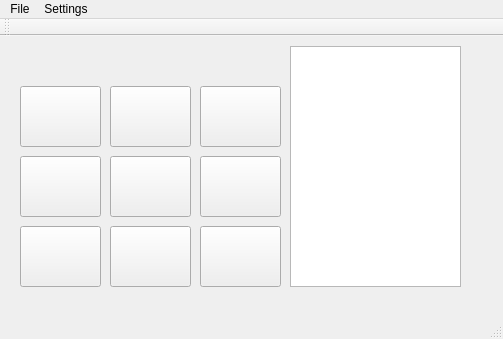
<?xml version="1.0" encoding="UTF-8"?>
<ui version="4.0">
 <class>MainWindow</class>
 <widget class="QMainWindow" name="MainWindow">
  <property name="geometry">
   <rect>
    <x>0</x>
    <y>0</y>
    <width>503</width>
    <height>339</height>
   </rect>
  </property>
  <property name="windowTitle">
   <string>MainWindow</string>
  </property>
  <widget class="QWidget" name="centralWidget">
   <widget class="QPushButton" name="pushButton">
    <property name="geometry">
     <rect>
      <x>20</x>
      <y>50</y>
      <width>81</width>
      <height>61</height>
     </rect>
    </property>
    <property name="text">
     <string/>
    </property>
   </widget>
   <widget class="QPushButton" name="pushButton_2">
    <property name="geometry">
     <rect>
      <x>110</x>
      <y>50</y>
      <width>81</width>
      <height>61</height>
     </rect>
    </property>
    <property name="text">
     <string/>
    </property>
   </widget>
   <widget class="QPushButton" name="pushButton_3">
    <property name="geometry">
     <rect>
      <x>200</x>
      <y>50</y>
      <width>81</width>
      <height>61</height>
     </rect>
    </property>
    <property name="text">
     <string/>
    </property>
   </widget>
   <widget class="QPushButton" name="pushButton_4">
    <property name="geometry">
     <rect>
      <x>20</x>
      <y>120</y>
      <width>81</width>
      <height>61</height>
     </rect>
    </property>
    <property name="text">
     <string/>
    </property>
   </widget>
   <widget class="QPushButton" name="pushButton_5">
    <property name="geometry">
     <rect>
      <x>110</x>
      <y>120</y>
      <width>81</width>
      <height>61</height>
     </rect>
    </property>
    <property name="text">
     <string/>
    </property>
   </widget>
   <widget class="QPushButton" name="pushButton_6">
    <property name="geometry">
     <rect>
      <x>200</x>
      <y>120</y>
      <width>81</width>
      <height>61</height>
     </rect>
    </property>
    <property name="text">
     <string/>
    </property>
   </widget>
   <widget class="QPushButton" name="pushButton_7">
    <property name="geometry">
     <rect>
      <x>20</x>
      <y>190</y>
      <width>81</width>
      <height>61</height>
     </rect>
    </property>
    <property name="text">
     <string/>
    </property>
   </widget>
   <widget class="QPushButton" name="pushButton_8">
    <property name="geometry">
     <rect>
      <x>110</x>
      <y>190</y>
      <width>81</width>
      <height>61</height>
     </rect>
    </property>
    <property name="text">
     <string/>
    </property>
   </widget>
   <widget class="QPushButton" name="pushButton_9">
    <property name="geometry">
     <rect>
      <x>200</x>
      <y>190</y>
      <width>81</width>
      <height>61</height>
     </rect>
    </property>
    <property name="text">
     <string/>
    </property>
   </widget>
   <widget class="QTextBrowser" name="textBrowser">
    <property name="geometry">
     <rect>
      <x>290</x>
      <y>10</y>
      <width>171</width>
      <height>241</height>
     </rect>
    </property>
   </widget>
   <widget class="QLabel" name="label">
    <property name="geometry">
     <rect>
      <x>29</x>
      <y>20</y>
      <width>251</width>
      <height>16</height>
     </rect>
    </property>
    <property name="text">
     <string/>
    </property>
   </widget>
  </widget>
  <widget class="QMenuBar" name="menuBar">
   <property name="geometry">
    <rect>
     <x>0</x>
     <y>0</y>
     <width>503</width>
     <height>21</height>
    </rect>
   </property>
   <widget class="QMenu" name="menuFile">
    <property name="title">
     <string>File</string>
    </property>
    <addaction name="actionNew_Game"/>
    <addaction name="actionExit"/>
   </widget>
   <widget class="QMenu" name="menuSettings">
    <property name="title">
     <string>Settings</string>
    </property>
    <addaction name="actionShow_records"/>
   </widget>
   <addaction name="menuFile"/>
   <addaction name="menuSettings"/>
  </widget>
  <widget class="QToolBar" name="mainToolBar">
   <attribute name="toolBarArea">
    <enum>TopToolBarArea</enum>
   </attribute>
   <attribute name="toolBarBreak">
    <bool>false</bool>
   </attribute>
  </widget>
  <widget class="QStatusBar" name="statusBar"/>
  <action name="actionExit">
   <property name="text">
    <string>Exit</string>
   </property>
  </action>
  <action name="actionNew_Game">
   <property name="text">
    <string>New Game</string>
   </property>
  </action>
  <action name="actionShow_records">
   <property name="text">
    <string>Show records</string>
   </property>
  </action>
 </widget>
 <layoutdefault spacing="6" margin="11"/>
 <resources/>
 <connections/>
</ui>
